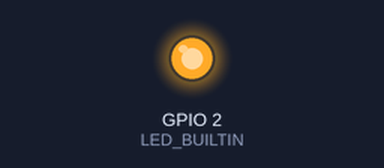
The sketch below on a simulated ESP8266 (NodeMCU). Parts: output pins drawn as LEDs (lit = HIGH, except the on-board LED, lit = LOW). WiFi joins after 1.5 s; servers stay silent unless stated; uploads are accepted with an empty reply; the local clock reads 2024-03-15 10:24:30 at power-on unless the sketch sets it; what the sketch prints to the serial monitor is not drawn.

Above: at 2.7 s.
At 65.8 s:
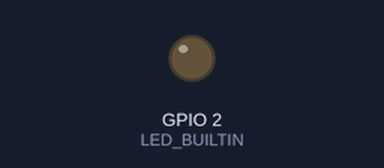
Timing chart, 0 to 67.5 s (numbered marks = the images above):
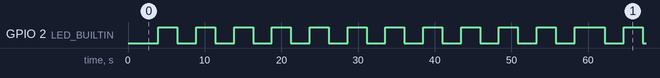

Measured:
- by itself, GPIO 2 (LED_BUILTIN): moves between LOW and HIGH, repeating every 50.8 s
- by itself, everything shown: repeats every 50.8 s, in 20 steps

The sketch:

ESP_OTA_Github.ino
```cpp
#include <ESP8266WiFi.h>
#include <ESP8266HTTPClient.h>
#include <ESP8266httpUpdate.h>
#include <WiFiClientSecure.h>
#include <CertStoreBearSSL.h>
BearSSL::CertStore certStore;
#include <time.h>

const String FirmwareVer={"2.0"};//{"1.8"};
#define URL_fw_Version "https://raw.githubusercontent.com/soheilpaper/ota_github_blink/main/version.txt"
#define URL_fw_Bin "https://github.com/soheilpaper/ota_github_blink/raw/main/BlinkWithoutDelay_ino_esp8285.bin" //"https://raw.githubusercontent.com/programmer131/otaFiles/master/firmware.bin"
const char* host = "raw.githubusercontent.com";
const int httpsPort = 443;

// DigiCert High Assurance EV Root CA
const char trustRoot[] PROGMEM = R"EOF(
-----BEGIN CERTIFICATE-----
MIIDxTCCAq2gAwIBAgIQAqxcJmoLQJuPC3nyrkYldzANBgkqhkiG9w0BAQUFADBs
MQswCQYDVQQGEwJVUzEVMBMGA1UEChMMRGlnaUNlcnQgSW5jMRkwFwYDVQQLExB3
d3cuZGlnaWNlcnQuY29tMSswKQYDVQQDEyJEaWdpQ2VydCBIaWdoIEFzc3VyYW5j
ZSBFViBSb290IENBMB4XDTA2MTExMDAwMDAwMFoXDTMxMTExMDAwMDAwMFowbDEL
MAkGA1UEBhMCVVMxFTATBgNVBAoTDERpZ2lDZXJ0IEluYzEZMBcGA1UECxMQd3d3
LmRpZ2ljZXJ0LmNvbTErMCkGA1UEAxMiRGlnaUNlcnQgSGlnaCBBc3N1cmFuY2Ug
RVYgUm9vdCBDQTCCASIwDQYJKoZIhvcNAQEBBQADggEPADCCAQoCggEBAMbM5XPm
+9S75S0tMqbf5YE/yc0lSbZxKsPVlDRnogocsF9ppkCxxLeyj9CYpKlBWTrT3JTW
PNt0OKRKzE0lgvdKpVMSOO7zSW1xkX5jtqumX8OkhPhPYlG++MXs2ziS4wblCJEM
xChBVfvLWokVfnHoNb9Ncgk9vjo4UFt3MRuNs8ckRZqnrG0AFFoEt7oT61EKmEFB
Ik5lYYeBQVCmeVyJ3hlKV9Uu5l0cUyx+mM0aBhakaHPQNAQTXKFx01p8VdteZOE3
hzBWBOURtCmAEvF5OYiiAhF8J2a3iLd48soKqDirCmTCv2ZdlYTBoSUeh10aUAsg
EsxBu24LUTi4S8sCAwEAAaNjMGEwDgYDVR0PAQH/BAQDAgGGMA8GA1UdEwEB/wQF
MAMBAf8wHQYDVR0OBBYEFLE+w2kD+L9HAdSYJhoIAu9jZCvDMB8GA1UdIwQYMBaA
FLE+w2kD+L9HAdSYJhoIAu9jZCvDMA0GCSqGSIb3DQEBBQUAA4IBAQAcGgaX3Nec
nzyIZgYIVyHbIUf4KmeqvxgydkAQV8GK83rZEWWONfqe/EW1ntlMMUu4kehDLI6z
eM7b41N5cdblIZQB2lWHmiRk9opmzN6cN82oNLFpmyPInngiK3BD41VHMWEZ71jF
hS9OMPagMRYjyOfiZRYzy78aG6A9+MpeizGLYAiJLQwGXFK3xPkKmNEVX58Svnw2
Yzi9RKR/5CYrCsSXaQ3pjOLAEFe4yHYSkVXySGnYvCoCWw9E1CAx2/S6cCZdkGCe
vEsXCS+0yx5DaMkHJ8HSXPfqIbloEpw8nL+e/IBcm2PN7EeqJSdnoDfzAIJ9VNep
+OkuE6N36B9K
-----END CERTIFICATE-----
)EOF";
X509List cert(trustRoot);


extern const unsigned char caCert[] PROGMEM;
extern const unsigned int caCertLen;

const char* ssid = "Adsl momo"; //"home_wifi";
const char* password = "9155253009"; //"helloworld";

void setClock() {
   // Set time via NTP, as required for x.509 validation
  configTime(3 * 3600, 0, "pool.ntp.org", "time.nist.gov");
  Serial.print("Waiting for NTP time sync: ");
  time_t now = time(nullptr);
  while (now < 8 * 3600 * 2) {
    delay(500);
    Serial.print(".");
    now = time(nullptr);
  }
  /*
  Serial.println("");
  struct tm timeinfo;
  gmtime_r(&now, &timeinfo);
  Serial.print("Current time: ");
  Serial.print(asctime(&timeinfo));
  */
}

void FirmwareUpdate()
{
  WiFiClientSecure client;
  client.setTrustAnchors(&cert);
  if (!client.connect(host, httpsPort)) {
    Serial.println("Connection failed");
    return;
  }
  client.print(String("GET ") + URL_fw_Version + " HTTP/1.1\r\n" +
               "Host: " + host + "\r\n" +
               "User-Agent: BuildFailureDetectorESP8266\r\n" +
               "Connection: close\r\n\r\n");
  while (client.connected()) {
    String line = client.readStringUntil('\n');
    if (line == "\r") {
      //Serial.println("Headers received");
      break;
    }
  }
  String payload = client.readStringUntil('\n');

  payload.trim();
  if(payload.equals(FirmwareVer) )
  {
     Serial.println("Device already on latest firmware version");
  }
  else
  {
    Serial.println("New firmware detected");
    ESPhttpUpdate.setLedPin(LED_BUILTIN, LOW);
    t_httpUpdate_return ret = ESPhttpUpdate.update(client, URL_fw_Bin);

    switch (ret) {
      case HTTP_UPDATE_FAILED:
        Serial.printf("HTTP_UPDATE_FAILD Error (%d): %s\n", ESPhttpUpdate.getLastError(), ESPhttpUpdate.getLastErrorString().c_str());
        break;

      case HTTP_UPDATE_NO_UPDATES:
        Serial.println("HTTP_UPDATE_NO_UPDATES");
        break;

      case HTTP_UPDATE_OK:
        Serial.println("HTTP_UPDATE_OK");
        break;
    }
  }
 }
void connect_wifi();
unsigned long previousMillis_2 = 0;
unsigned long previousMillis = 0;        // will store last time LED was updated
const long interval = 60000;
const long mini_interval = 1000;
 void repeatedCall(){
    unsigned long currentMillis = millis();
    if ((currentMillis - previousMillis) >= interval)
    {
      // save the last time you blinked the LED
      previousMillis = currentMillis;
      setClock();
      FirmwareUpdate();
    }

    if ((currentMillis - previousMillis_2) >= mini_interval) {
      static int idle_counter=0;
      previousMillis_2 = currentMillis;
      Serial.print(" Active fw version:");
      Serial.println(FirmwareVer);
      Serial.print("Idle Loop....");
      Serial.println(idle_counter++);
     if(idle_counter%2==0)
      digitalWrite(LED_BUILTIN, HIGH);
     else
      digitalWrite(LED_BUILTIN, LOW);
     if(WiFi.status() == !WL_CONNECTED)
          connect_wifi();
   }
 }


void setup()
{
  Serial.begin(115200);
  Serial.println("");
  Serial.println("Start");
  WiFi.mode(WIFI_STA);
  connect_wifi();
  setClock();
  pinMode(LED_BUILTIN, OUTPUT);

}
void loop()
{
   repeatedCall();
   delay (1000);
   Serial.println("Connecting to FirmwareUpdate");
   FirmwareUpdate();
   Serial.println("end of FirmwareUpdate");

}

void connect_wifi()
{
  WiFi.begin(ssid, password);
  while (WiFi.status() != WL_CONNECTED)
  {
    delay(500);
    Serial.print("O");
  }
  Serial.println("Connected to WiFi");
}
```
